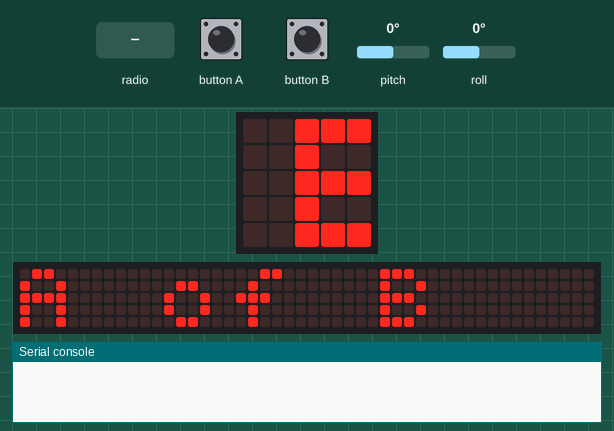
Simulated run of this program. Board: BBC micro:bit (MakeCode). Parts: the board's 5×5 LED display, a strip that is not on the board, showing the scrolling text unrolled, the last lines printed to the serial console. Inputs (shaded band) come from the test bench; at power-on: roll 0°, pitch 0°. No radio messages arrive unless stated (any console line starting 'radio sent:' is added by the test bench); the 48×5 strip is a reading aid, not a part: it shows the text the display is scrolling, unrolled, one strip-width of it at a time.

Above: at 5.0 s.
5.1 s: button A pressed for 0.15 s
At 6.8 s:
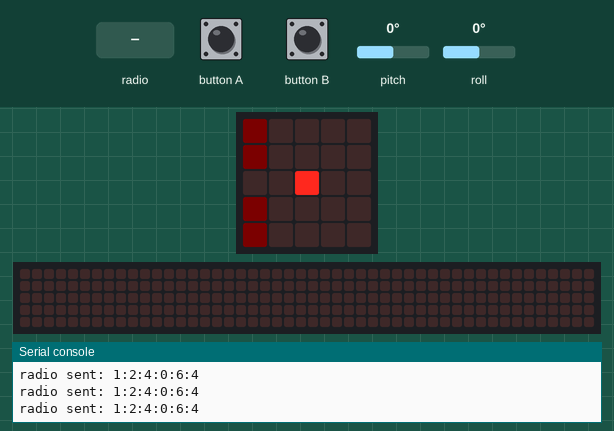
7.1 s: roll set to 9°
8.6 s: roll set to 12°
At 9.24 s:
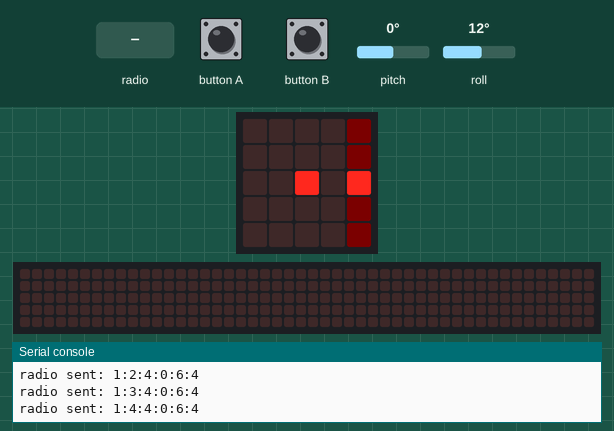
11.6 s: radio message "0" arrives
At 12.06 s:
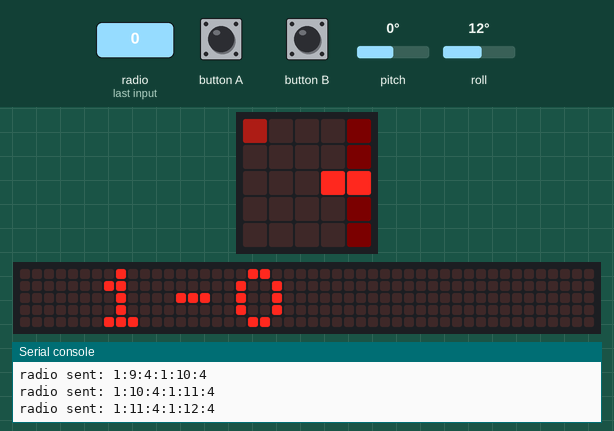
13.9 s: button B pressed for 0.15 s
At 15.4 s:
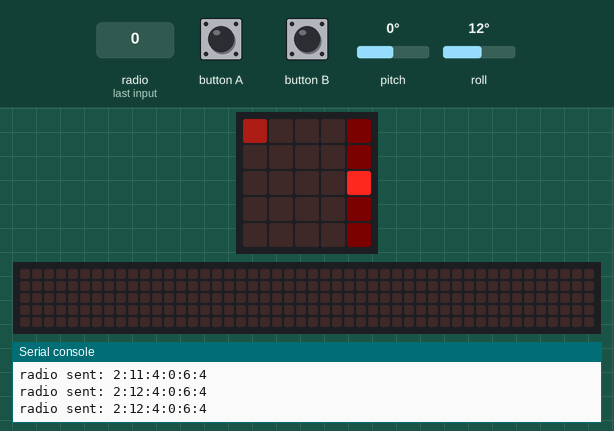
16.3 s: roll set to -90°
At 21.8 s:
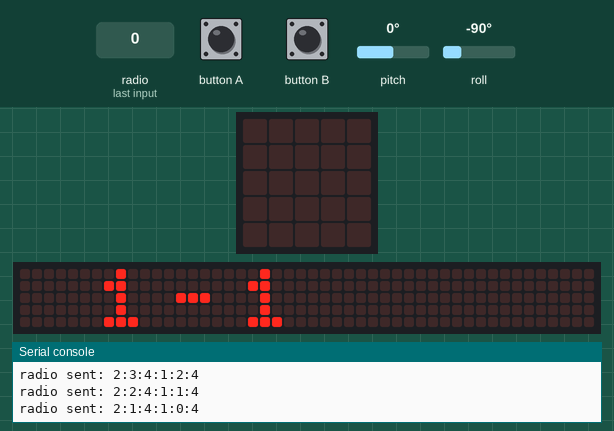
Timing chart, 0 to 22.3 s (numbered marks = the images above; inputs shaded):
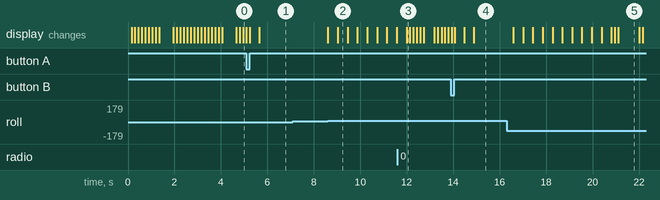

The program:

main.ts
```typescript
function checkCollisions (x: number, y: number, xList: any[], yList: any[]) {
    for (let index = 0; index <= xList.length; index++) {
        if (x == xList[index] && y == yList[index]) {
            return true
        }
    }
    if (x < 0 || x > xMax) {
        return true
    }
    if (y < 0 || y > yMax) {
        return true
    }
    return false
}
input.onButtonPressed(Button.A, function () {
    led.stopAnimation()
    basic.clearScreen()
    team = 1
    xPlayer = 2
    xOffset = 0
})
radio.onReceivedString(function (receivedString) {
    let hadBallOthers: number[] = []
    serie_index = serienumbers.indexOf(radio.receivedPacket(RadioPacketProperty.SerialNumber))
    data = receivedString.split(":")
    if (serie_index == -1) {
        serie_index = serienumbers.length
        serienumbers.push(radio.receivedPacket(RadioPacketProperty.SerialNumber))
        teamOthers.push(parseFloat(data[0]))
        xOthers.push(parseFloat(data[1]))
        yOthers.push(parseFloat(data[2]))
        hadBallOthers.push(parseFloat(data[3]))
    } else {
        xOthers[serie_index] = parseFloat(data[1])
        yOthers[serie_index] = parseFloat(data[2])
        hadBallOthers[serie_index] = parseFloat(data[3])
    }
    if (hadBallOthers[serie_index] == waar || hadBallOthers.indexOf(waar) == -1 && hasBall == 0) {
        xBall = parseFloat(data[4])
        yBall = parseFloat(data[5])
        hasBall = 0
    }
})
input.onButtonPressed(Button.B, function () {
    led.stopAnimation()
    team = 2
    xPlayer = xMax - 2
    xOffset = xMax - 4
})
let scoreB = 0
let scored = 0
let scoreA = 0
let brightnessTemp = 0
let draaien = 0
let kanteling = 0
let yDir = 0
let xDir = 0
let yOthers: number[] = []
let xOthers: number[] = []
let teamOthers: number[] = []
let data: string[] = []
let serienumbers: number[] = []
let serie_index = 0
let xOffset = 0
let xPlayer = 0
let team = 0
let hasBall = 0
let yBall = 0
let xBall = 0
let yMax = 0
let xMax = 0
let waar = 0
waar = 1
xMax = 12
yMax = 8
xBall = xMax / 2
yBall = yMax / 2
hasBall = 0
let yPlayer = yMax / 2
let yOffset = yPlayer - 2
let brightnessLines = 3
let brightnessPlayer = 255
let brightnessSame = 150
let brightnessOthers = 50
radio.setGroup(222)
basic.showString("A of B")
while (team == 0) {
    basic.pause(100)
}
basic.forever(function () {
    xDir = 0
    yDir = 0
    basic.pause(400)
    kanteling = input.rotation(Rotation.Pitch)
    if (kanteling < -10) {
        yDir = -1
    } else if (kanteling > 10) {
        yDir = 1
    }
    draaien = input.rotation(Rotation.Roll)
    if (draaien < -10) {
        xDir = -1
    } else if (draaien > 10) {
        xDir = 1
    }
    if (xDir != 0 || yDir != 0) {
        if (hasBall == waar) {
            if (checkCollisions(xPlayer + 2 * xDir, yPlayer + 2 * yDir, xOthers, yOthers)) {
                if (!(checkCollisions(xPlayer + xDir, yPlayer + yDir, xOthers, yOthers))) {
                    xBall = xPlayer + xDir
                    yBall = yPlayer + yDir
                }
            } else {
                xPlayer += xDir
                yPlayer += yDir
                xBall = xPlayer + xDir
                yBall = yPlayer + yDir
            }
        } else {
            if (!(checkCollisions(xPlayer + xDir, yPlayer + yDir, xOthers, yOthers))) {
                xPlayer += xDir
                yPlayer += yDir
                if (xPlayer == xBall && yPlayer == yBall) {
                    hasBall = waar
                    xBall += xDir
                    yBall += yDir
                }
            }
        }
    }
    // determine viewport
    if (xPlayer - xOffset < 2 && xOffset > 0) {
        xOffset += -1
    }
    if (yPlayer - yOffset < 2 && yOffset > 0) {
        yOffset += -1
    }
    if (xPlayer - xOffset > 2 && xOffset < xMax - 4) {
        xOffset += 1
    }
    if (yPlayer - yOffset > 2 && yOffset < yMax - 4) {
        yOffset += 1
    }
    radio.sendString("" + convertToText(team) + ":" + convertToText(xPlayer) + ":" + convertToText(yPlayer) + ":" + convertToText(hasBall) + ":" + convertToText(xBall) + ":" + convertToText(yBall))
    basic.clearScreen()
    for (let x = 0; x <= xMax; x++) {
        led.plotBrightness(x - xOffset, 0 - yOffset, brightnessLines)
        led.plotBrightness(x - xOffset, yMax - yOffset, brightnessLines)
    }
    for (let y = 0; y <= yMax; y++) {
        led.plotBrightness(0.5 * xMax - xOffset, y - yOffset, brightnessLines)
        if (y != yMax / 2) {
            led.plotBrightness(0 - xOffset, y - yOffset, brightnessLines)
            led.plotBrightness(xMax - xOffset, y - yOffset, brightnessLines)
        }
    }
    led.plotBrightness(xPlayer - xOffset, yPlayer - yOffset, brightnessPlayer)
    led.plotBrightness(xBall - xOffset, yBall - yOffset, brightnessPlayer)
    for (let index = 0; index <= serienumbers.length - 1; index++) {
        if (team == teamOthers[index]) {
            brightnessTemp = brightnessSame
        } else {
            brightnessTemp = brightnessOthers
        }
        led.plotBrightness(xOthers[index] - xOffset, yOthers[index] - yOffset, brightnessTemp)
    }
    if (xBall == xMax && yBall == yMax / 2) {
        scoreA += 1
        scored = 1
    } else if (xBall == 0 && yBall == yMax / 2) {
        scoreB += 1
        scored = 1
    }
    if (scored == 1) {
        scored = 0
        basic.showString(" " + convertToText(scoreA) + "-" + convertToText(scoreB))
        xBall = xMax / 2
        yBall = yMax / 2
        hasBall = 0
    }
})
```

test.ts
```typescript
// tests gaan hier; deze zal niet worden gecompileerd wanneer dit pakket wordt gebruikt als extensie.
```

Measured:
- the behaviour switches between 10 and 11° on roll (found by bisection; images 1 and 2)
- after the input at 11.6 s, the display: changes after 0.39 s (image 3)
- after the input at 13.9 s, the display: first differs from a run without the input after 0.17 s (image 4 shows a later state)
- after the input at 16.3 s, the display: first changes after 0.29 s (image 5 shows a later state)
- what the display in image 2 shows lasts 0.5 s, from 9.0 s to 9.5 s
- what the display in image 5 shows lasts 0.9 s, from 21.1 s to 22.0 s
